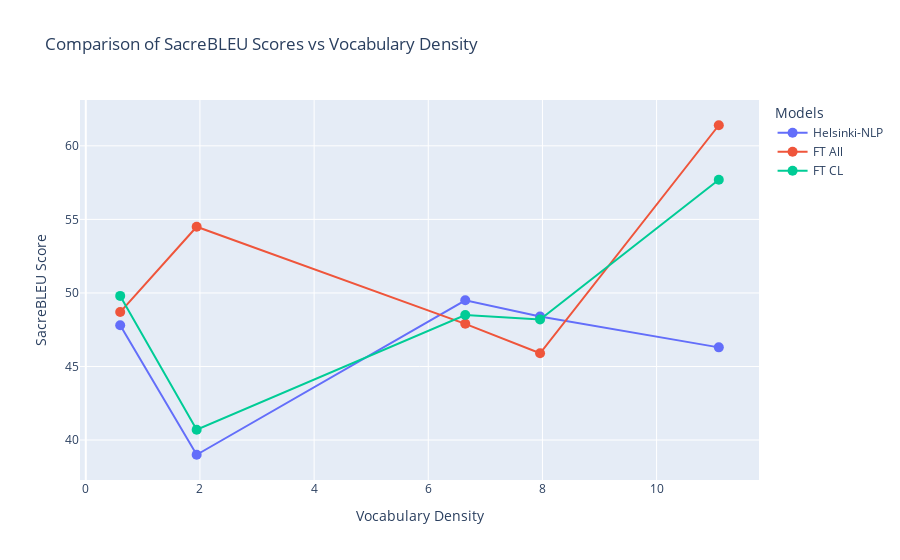

Notebook code for this chart:
### Code cell
dataset_names = ['clinspen-te', 'hpo', 'khresmoi-te', 'orphanet-definitions-te', 'pubmed-te']
vocab_sizes = [4893, 10776, 3324, 7796, 5563]
number_pairs = [2519, 17875, 500, 703, 699]
complexities = [v / np for v, np in zip(vocab_sizes, number_pairs)]
original_sacrebleu = [39, 47.8, 49.5, 46.3, 48.4]
finetuned_all_sacrebleu = [54.5, 48.7, 47.9, 61.4, 45.9]
finetuned_cl_sacrebleu = [40.7, 49.8, 48.5, 57.7, 48.2]


def build_trace(sacrebleu_scores: list[float], name: str):
    df = pd.DataFrame({'Dataset': dataset_names, 'Complexity': complexities, 'SacreBLEU Score': sacrebleu_scores})
    df = df.sort_values(by='Complexity')

    return go.Scatter(
        x=df['Complexity'],
        y=df['SacreBLEU Score'],
        mode='markers+lines',
        name=name,
        text=df['Dataset'],
        marker=dict(size=10)
    )

trace1 = build_trace(original_sacrebleu, 'Helsinki-NLP')
trace2 = build_trace(finetuned_all_sacrebleu, 'FT All')
trace3 = build_trace(finetuned_cl_sacrebleu, 'FT CL')

fig=go.Figure()
fig.add_trace(trace1)
fig.add_trace(trace2)
fig.add_trace(trace3)

fig.update_layout(
    title='Comparison of SacreBLEU Scores vs Vocabulary Density',
    xaxis_title='Vocabulary Density',
    yaxis_title='SacreBLEU Score',
    legend_title='Models',
    hovermode='closest'
)

fig.show()

### Figure 1 — Plotly figure (JSON) as saved in the notebook; plotly's stock layout.template omitted (floating-point values rounded to 4 significant figures)
{"data": [{"marker": {"size": 10}, "mode": "markers+lines", "name": "Helsinki-NLP", "text": ["hpo", "clinspen-te", "khresmoi-te", "pubmed-te", "orphanet-definitions-te"], "x": [0.6029, 1.942, 6.648, 7.959, 11.09], "y": [47.8, 39.0, 49.5, 48.4, 46.3], "type": "scatter"}, {"marker": {"size": 10}, "mode": "markers+lines", "name": "FT All", "text": ["hpo", "clinspen-te", "khresmoi-te", "pubmed-te", "orphanet-definitions-te"], "x": [0.6029, 1.942, 6.648, 7.959, 11.09], "y": [48.7, 54.5, 47.9, 45.9, 61.4], "type": "scatter"}, {"marker": {"size": 10}, "mode": "markers+lines", "name": "FT CL", "text": ["hpo", "clinspen-te", "khresmoi-te", "pubmed-te", "orphanet-definitions-te"], "x": [0.6029, 1.942, 6.648, 7.959, 11.09], "y": [49.8, 40.7, 48.5, 48.2, 57.7], "type": "scatter"}], "layout": {"title": {"text": "Comparison of SacreBLEU Scores vs Vocabulary Density"}, "xaxis": {"title": {"text": "Vocabulary Density"}}, "yaxis": {"title": {"text": "SacreBLEU Score"}}, "legend": {"title": {"text": "Models"}}, "hovermode": "closest"}}
